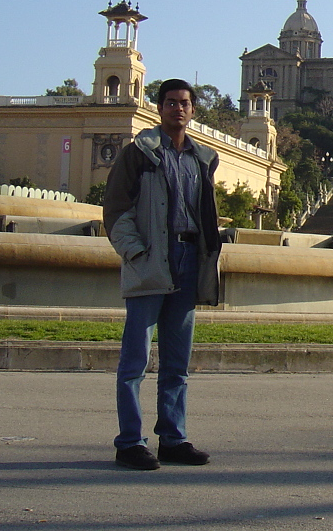
#> input picture test/img-test-1.png, 333 x 531 px
$ jupyter execute opencv_hog_default.ipynb
#> lines starting #> are read from the running program, lines starting #| are printed output that depends on the picture; after the words box and inside, x2 and y2 are one past the last pixel; in counts of white or black regions, pixels touching at a corner belong together
# Human Detection menggunakan OpenCV HOG + Default People Detector
### Robby Azwan Saputra — 140810230008
### Pengolahan & Analisis Citra Digital

Implementasi human detection menggunakan **OpenCV built-in HOG descriptor** dengan **default people detector** (model SVM pretrained bawaan OpenCV) — tidak perlu training dataset.

Referensi: *Hands-On Image Processing with Python*, Chapter 8: Object Detection in Images

## 1. Import Library

[cell 1]
import cv2
import numpy as np
import matplotlib.pyplot as plt

## 2. Load Gambar

Ganti path gambar sesuai file yang ingin dideteksi.

[cell 2]
# Ganti path di sini sesuai gambar yang ingin ditest
IMAGE_PATH = "test/img-test-1.png"

img = cv2.imread(IMAGE_PATH)
#> img is the input picture: shape (531, 333, 3); mean B, G, R 95.5, 103.8, 105
img_rgb = cv2.cvtColor(img, cv2.COLOR_BGR2RGB)

plt.figure(figsize=(8, 6))
plt.imshow(img_rgb)
plt.title("Original Image")
plt.axis("off")
plt.show()

print("Resolusi:", img.shape[1], "×", img.shape[0], "px")
#| Resolusi: 333 × 531 px

## 3. Inisialisasi HOG Descriptor + Default People Detector

OpenCV menyediakan model SVM pretrained untuk deteksi manusia — tinggal load, tidak perlu training.

[cell 3]
hog = cv2.HOGDescriptor()
hog.setSVMDetector(cv2.HOGDescriptor_getDefaultPeopleDetector())

print("HOG Descriptor siap digunakan.")

## 4. Deteksi Raw (Tanpa Grouping)

Jalankan `detectMultiScale` dengan `finalThreshold=0` untuk melihat semua kandidat bounding box sebelum NMS.

[cell 4]
(found_bounding_boxes, weights) = hog.detectMultiScale(
    img,
    winStride=(4, 4),
    padding=(8, 8),
    scale=1.1,
    groupThreshold=0  # Menggantikan finalThreshold
)
#> found_bounding_boxes = 35 rows, first 6: [123, 281, 94, 187], [85, 269, 113, 227], [75, 25, 201, 402], [75, 38, 201, 402], [50, 88, 201, 402], [50, 100, 201, 402]; weights = 35 values, max 1.91 at index 29, min 0.00141 at index 14, mean 0.474

print("Jumlah raw bounding boxes:", len(found_bounding_boxes))
#| Jumlah raw bounding boxes: 35

## 5. Fungsi Compute IoU & Non-Maximum Suppression

Implementasi langsung dari buku untuk membuang bounding box yang redundant/tumpuk.

[cell 5]
def compute_iou(box, boxes, box_area, boxes_area):
    ys1 = np.maximum(box[0], boxes[:, 0])
    xs1 = np.maximum(box[1], boxes[:, 1])
    ys2 = np.minimum(box[2], boxes[:, 2])
    xs2 = np.minimum(box[3], boxes[:, 3])
    intersections = np.maximum(ys2 - ys1, 0) * np.maximum(xs2 - xs1, 0)
    unions = box_area + boxes_area - intersections
    ious = intersections / unions
    return ious


def non_max_suppression(boxes, scores, threshold):
    assert boxes.shape[0] == scores.shape[0]
    ys1, xs1, ys2, xs2 = boxes[:, 0], boxes[:, 1], boxes[:, 2], boxes[:, 3]
    areas = (ys2 - ys1) * (xs2 - xs1)
    scores_indexes = scores.argsort().tolist()
    boxes_keep_index = []

    while len(scores_indexes):
        index = scores_indexes.pop()
        boxes_keep_index.append(index)
        if not len(scores_indexes):
            break
        ious = compute_iou(
            boxes[index], boxes[scores_indexes],
            areas[index], areas[scores_indexes]
        )
        filtered_indexes = set((ious > threshold).nonzero()[0])
        scores_indexes = [v for (i, v) in enumerate(scores_indexes)
                          if i not in filtered_indexes]

    return np.array(boxes_keep_index)


print("Fungsi NMS siap.")

## 6. Terapkan NMS pada Hasil Deteksi

[cell 6]
# Konversi format box dari (x, y, w, h) ke (y1, x1, y2, x2)
boxes_for_nms = found_bounding_boxes.copy().astype(float)
#> boxes_for_nms has the same summary as found_bounding_boxes
boxes_for_nms[:, 2] = boxes_for_nms[:, 0] + boxes_for_nms[:, 2]  # x2
boxes_for_nms[:, 3] = boxes_for_nms[:, 1] + boxes_for_nms[:, 3]  # y2
boxes_for_nms = boxes_for_nms[:, [1, 0, 3, 2]]  # → (y1, x1, y2, x2)
#> boxes_for_nms = 35 rows, first 6: [281, 123, 468, 217], [269, 85, 496, 198], [25, 75, 427, 276], [38, 75, 440, 276], [88, 50, 490, 251], [100, 50, 502, 251]

box_indices = non_max_suppression(boxes_for_nms, weights.ravel(), threshold=0.2)
#> in non_max_suppression, `ys1, xs1, ys2, xs2 = boxes[:, 0], boxes[:, 1], boxes[:, 2], boxes[:, 3]`: ys1 = 35 values, max 281 at index 0, min 15 at index 22, mean 76.26; xs1 = 35 values, max 123 at index 0, min 15 at index 24, mean 48.71; ys2 = 35 values, max 531 at index 20, min 427 at index 2, mean 508.9; xs2 = 35 values, max 304 at index 23, min 198 at index 1, mean 266
#> in non_max_suppression, `areas = (ys2 - ys1) * (xs2 - xs1)`: areas = 35 values, max 118098 at index 22, min 17578 at index 0, mean 96115.7
#> in non_max_suppression, `scores_indexes = scores.argsort().tolist()`: scores_indexes = 35 values, max 34 at index 28, min 0 at index 9, mean 17
#> the loop in non_max_suppression, `while len(scores_indexes):` made 2 passes
#> (index, scores_indexes) on pass 1: (29, [0])
#> index on pass 2: 0
#> after the loop in non_max_suppression, `while len(scores_indexes):`: boxes_keep_index = [29, 0]; scores_indexes = []
#> box_indices = [29, 0]
found_bounding_boxes = found_bounding_boxes[box_indices, :]
#> found_bounding_boxes = [[30, 46, 243, 485], [123, 281, 94, 187]]

print("Boxes setelah NMS:", len(found_bounding_boxes))
#| Boxes setelah NMS: 2

## 7. Visualisasi Hasil Deteksi

[cell 7]
img_result = img.copy()

for (hx, hy, hw, hh) in found_bounding_boxes:
    cv2.rectangle(img_result, (hx, hy), (hx + hw, hy + hh), (0, 255, 0), 2)
#> this loop made 2 passes
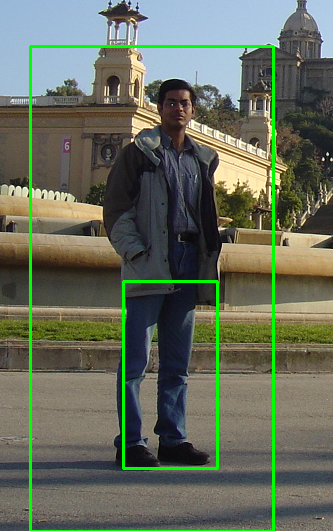
#> img_result: shape (531, 333, 3); 3.14% of pixels changed, all inside (x1, y1, x2, y2) = (29, 45, 275, 531)

img_result_rgb = cv2.cvtColor(img_result, cv2.COLOR_BGR2RGB)

plt.figure(figsize=(10, 8))
plt.imshow(img_result_rgb)
plt.title(f"Detected Humans: {len(found_bounding_boxes)}")
plt.axis("off")
plt.show()

## 8. Alternatif: Meanshift Grouping

Selain NMS, buku juga menyebutkan `useMeanshiftGrouping=True` sebagai cara lain menangani box tumpuk.

[cell 8]
(ms_boxes, ms_weights) = hog.detectMultiScale(
    img,
    winStride=(4, 4),
    padding=(8, 8),
    scale=1.01,
    useMeanshiftGrouping=True
)
#> ms_boxes = (); ms_weights = ()

print("Boxes dengan meanshift grouping:", len(ms_boxes))
#| Boxes dengan meanshift grouping: 0

img_ms = img.copy()
for (hx, hy, hw, hh) in ms_boxes:
    cv2.rectangle(img_ms, (hx, hy), (hx + hw, hy + hh), (0, 0, 255), 2)
#> this loop made 0 passes

img_ms_rgb = cv2.cvtColor(img_ms, cv2.COLOR_BGR2RGB)

plt.figure(figsize=(10, 8))
plt.imshow(img_ms_rgb)
plt.title(f"Meanshift Grouping — Detected: {len(ms_boxes)}")
plt.axis("off")
plt.show()

## 9. Perbandingan: NMS vs Meanshift Grouping

[cell 9]
fig, axes = plt.subplots(1, 2, figsize=(16, 7))

# NMS result
axes[0].imshow(img_result_rgb)
axes[0].set_title(f"NMS — {len(found_bounding_boxes)} deteksi", fontsize=13)
axes[0].axis("off")

# Meanshift result
axes[1].imshow(img_ms_rgb)
axes[1].set_title(f"Meanshift Grouping — {len(ms_boxes)} deteksi", fontsize=13)
axes[1].axis("off")

plt.suptitle("Perbandingan Metode Penanganan Box Tumpuk", fontsize=14)
plt.tight_layout()
plt.show()
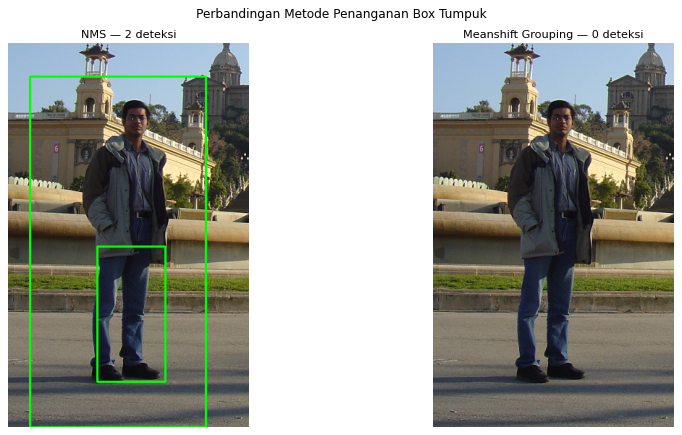
#> figure drawn by matplotlib, 2 panels
